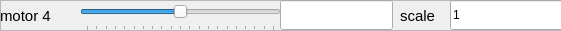
  <widget class="QFrame" name="frame_5">
   <property name="geometry">
    <rect>
     <x>10</x>
     <y>150</y>
     <width>561</width>
     <height>31</height>
    </rect>
   </property>
   <property name="frameShape">
    <enum>QFrame::StyledPanel</enum>
   </property>
   <property name="frameShadow">
    <enum>QFrame::Raised</enum>
   </property>
   <widget class="QLabel" name="name_5">
    <property name="geometry">
     <rect>
      <x>0</x>
      <y>0</y>
      <width>68</width>
      <height>31</height>
     </rect>
    </property>
    <property name="font">
     <font>
      <pointsize>11</pointsize>
      <weight>50</weight>
      <italic>false</italic>
      <bold>false</bold>
     </font>
    </property>
    <property name="text">
     <string>motor 4</string>
    </property>
   </widget>
   <widget class="QSlider" name="motor_setPoint_slider_4">
    <property name="geometry">
     <rect>
      <x>80</x>
      <y>0</y>
      <width>201</width>
      <height>31</height>
     </rect>
    </property>
    <property name="toolTip">
     <string extracomment="slider to move change set point for this motor"/>
    </property>
    <property name="minimum">
     <number>-100</number>
    </property>
    <property name="maximum">
     <number>100</number>
    </property>
    <property name="value">
     <number>0</number>
    </property>
    <property name="orientation">
     <enum>Qt::Horizontal</enum>
    </property>
    <property name="tickPosition">
     <enum>QSlider::TicksBelow</enum>
    </property>
    <property name="tickInterval">
     <number>10</number>
    </property>
   </widget>
   <widget class="QLineEdit" name="motor_setPoint_4">
    <property name="geometry">
     <rect>
      <x>280</x>
      <y>0</y>
      <width>113</width>
      <height>30</height>
     </rect>
    </property>
    <property name="text">
     <string extracomment="manually change set point here"/>
    </property>
    <property name="readOnly">
     <bool>true</bool>
    </property>
   </widget>
   <widget class="QLabel" name="scale_5">
    <property name="geometry">
     <rect>
      <x>400</x>
      <y>0</y>
      <width>41</width>
      <height>31</height>
     </rect>
    </property>
    <property name="font">
     <font>
      <pointsize>11</pointsize>
      <weight>50</weight>
      <italic>false</italic>
      <bold>false</bold>
     </font>
    </property>
    <property name="text">
     <string>scale</string>
    </property>
   </widget>
   <widget class="QLineEdit" name="motor_scale_4">
    <property name="geometry">
     <rect>
      <x>450</x>
      <y>0</y>
      <width>113</width>
      <height>30</height>
     </rect>
    </property>
    <property name="text">
     <string extracomment="use this to scale the slider (-100,100)">1</string>
    </property>
    <property name="readOnly">
     <bool>false</bool>
    </property>
   </widget>
  </widget>
